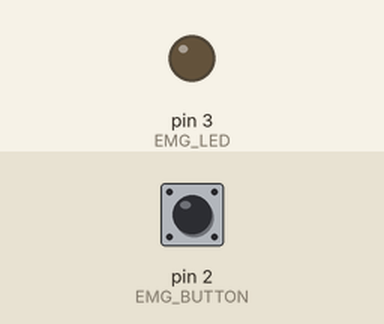
Bench run of a sketch on a simulated Arduino Mega 2560, built with avr-gcc and run on an emulated ATmega2560. On the bench: output pins drawn as LEDs (lit = HIGH). Inputs (shaded band) come from the test bench; at power-on: pin 2 (EMG_BUTTON) HIGH.

Above: at 1.2 s.
1.3 s: pin 2 (EMG_BUTTON) pulled LOW for 0.15 s
At 1.4 s:
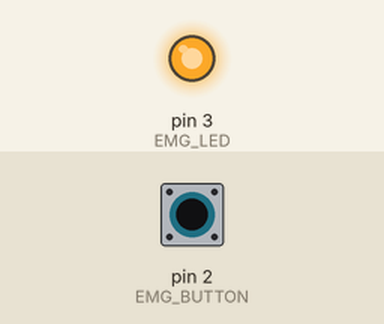
3.0 s: pin 2 (EMG_BUTTON) pulled LOW for 1 s
At 4.7 s:
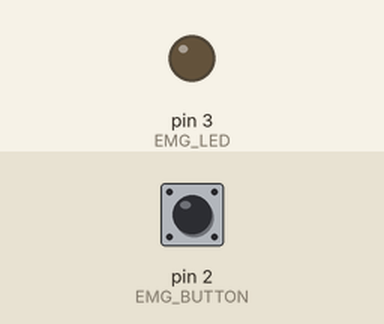
Timing chart, 0 to 6.2 s (numbered marks = the images above; inputs shaded):
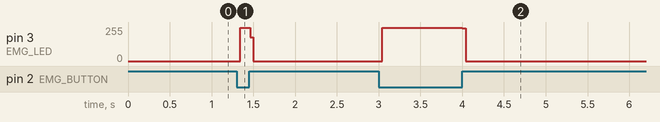

Measured:
- after the input at 1.3 s, pin 3 (EMG_LED): 0/255 → 250/255 at once, → 0/255 0.12 s later
- after the input at 3.0 s, pin 3 (EMG_LED): 0/255 → 250/255 at once, → 0/255 0.96 s later

The sketch:

Test_Interrupt-DIO-Mega2560.ino
```cpp
#define EMG_BUTTON  2
#define EMG_LED 3

void setup(){
  // put your setup code here, to run once:
  Serial.begin(9600);

  pinMode(EMG_BUTTON, INPUT_PULLUP);
  pinMode(EMG_LED, OUTPUT);

  attachInterrupt(digitalPinToInterrupt(EMG_BUTTON), executeEmgButton, LOW);
  // any interrupt mode (LOW, CHANGE, RISING, FALLING, HIGH)
}

void loop() {
  // put your main code here, to run repeatedly:
  // Serial.println(digitalRead(EMG_BUTTON));
  digitalWrite(EMG_LED, LOW);
}

void executeEmgButton(){
  int R = digitalRead(EMG_BUTTON);
  if(R == LOW){
    digitalWrite(EMG_LED, HIGH);
  }
}
```
